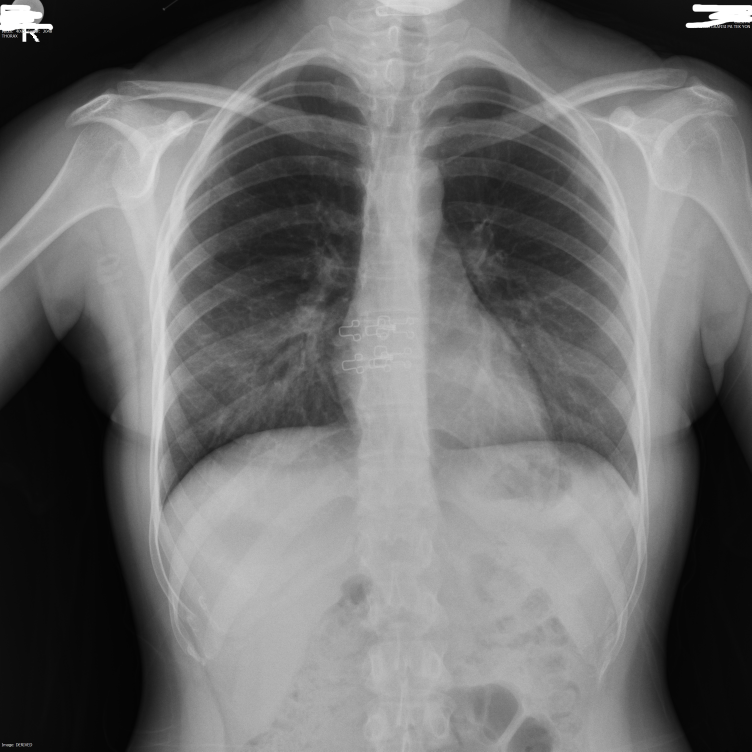
#> input picture a.jpg, 3006 x 3006 px (shown at 1/4 size)
$ python gabor.py   (older library calls are emulated)
#> lines starting #> are read from the running program, lines starting #| are printed output that depends on the picture
import numpy as np
import cv2
g_kernel = cv2.getGaborKernel((45, 45), 8.0, np.pi/4, 10.0, 0.5, 0, ktype=cv2.CV_32F)
img = cv2.imread('a.jpg')
#> img is the input picture: shape (3006, 3006, 3); mean B, G, R 110.1, 110.1, 110.1
img = cv2.cvtColor(img, cv2.COLOR_BGR2GRAY)
#> img: shape (3006, 3006)
filtered_img = cv2.filter2D(img, cv2.CV_8UC3, g_kernel)
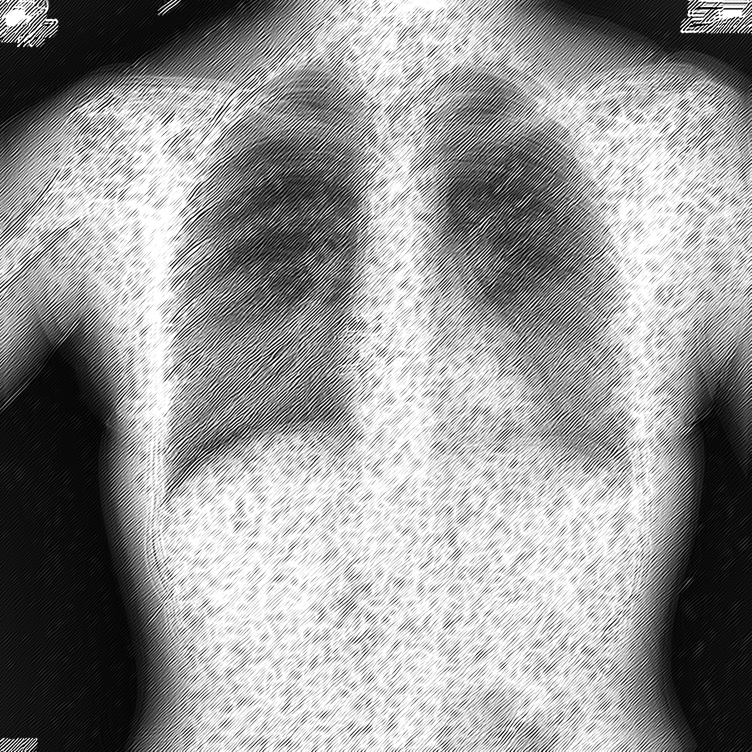
#> filtered_img: shape (3006, 3006) (shown at 1/4 size); min 0, max 255, mean 150.9
h, w = g_kernel.shape[:2]
g_kernel = cv2.resize(filtered_img, (3*w, 3*h), interpolation=cv2.INTER_CUBIC)
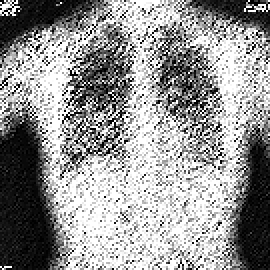
#> g_kernel: shape (135, 135) (shown 2 times larger); min 0, max 255, mean 150.3
cv2.imwrite('gabor.jpg', g_kernel)
